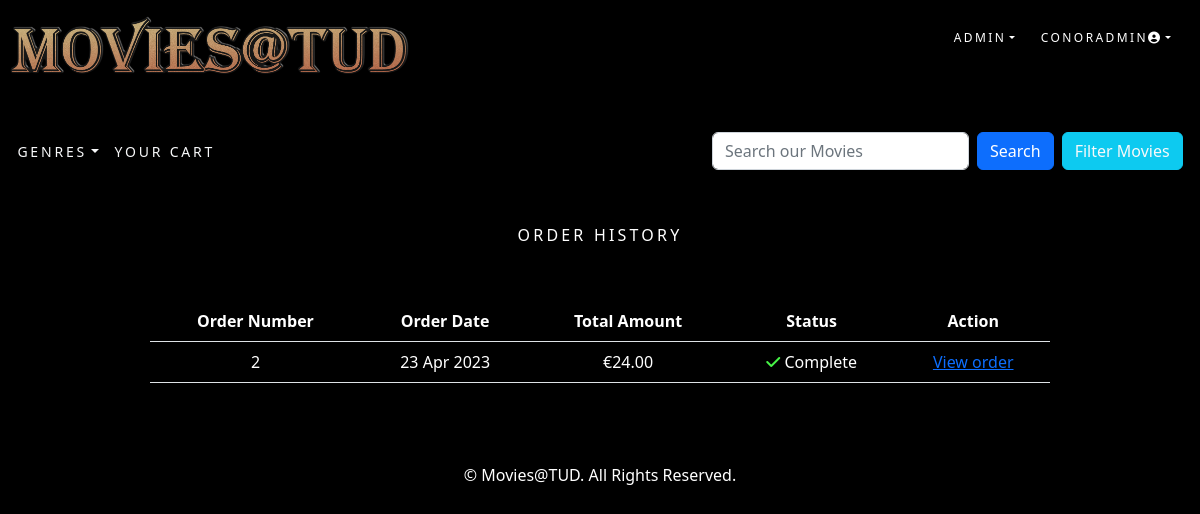
Screenshot of /order/history/ (signed in) with the database file from the repository.
### accounts/models.py (models this page shows)
class CustomUser(AbstractUser):
    age = models.PositiveIntegerField(null=True, blank=True)
    mobile = models.CharField(max_length=15, blank=True, null=True)

### order/models.py (models this page shows, shortened)
class Order(models.Model):
    token = models.CharField(max_length=250, blank=True)
    total = models.DecimalField(max_digits=10, decimal_places=2, verbose_name='Euro Order Total')
    emailAddress = models.EmailField(max_length=250, blank=True, verbose_name='Email Address')
    created = models.DateTimeField(auto_now_add=True)
    billingName = models.CharField(max_length=250, blank=True)
    billingAddress1 = models.CharField(max_length=250, blank=True)
    billingCity = models.CharField(max_length=250, blank=True)
    billingPostcode = models.CharField(max_length=10, blank=True)
    billingCountry = models.CharField(max_length=200, blank=True)
    shippingName = models.CharField(max_length=250, blank=True)
    shippingAddress1 = models.CharField(max_length=250, blank=True)
    shippingCity = models.CharField(max_length=250, blank=True)
    shippingPostcode = models.CharField(max_length=10, blank=True)
    shippingCountry = models.CharField(max_length=200, blank=True)
    voucher = models.ForeignKey(Voucher,
                                related_name='orders',
                                null=True,
                                blank=True,
                                on_delete=models.SET_NULL)
    discount = models.IntegerField(default = 0,
                                validators=[MinValueValidator(0),
                                MaxValueValidator(100)])
    class Meta:
        db_table = 'Order'
        ordering = ['-created']

### order/views.py (the view)
# urls.py: path('history/', views.orderHistory.as_view(), name='order_history'),
class orderHistory(LoginRequiredMixin, View):
    def get(self, request):
        if request.user.is_authenticated:
            email = str(request.user.email)
            order_details = Order.objects.filter(emailAddress=email)
        return render(request, 'order/orders_list.html', {'order_details': order_details})

### accounts/templatetags/auth_extras.py (called while the page is built)
@register.filter(name='has_group')
def has_group(user, group_name):
    group = Group.objects.get(name=group_name)
    return True if group in user.groups.all() else False

### cart/context_processors.py (called while the page is built)
def counter(request):
    item_count = 0
    if 'admin' in request.path:
        return {}
    else:
        try:
            cart = Cart.objects.filter(cart_id=_cart_id(request))
            cart_items = MovieCartItem.objects.all().filter(cart=cart[:1])
            for cart_item in cart_items:
                item_count += cart_item.numSeats
            cart_items = ExtraCartItem.objects.all().filter(cart=cart[:1])
            for cart_item in cart_items:
                item_count += cart_item.quantity
        except Cart.DoesNotExist:
            item_count = 0
    return {'item_count':item_count}

### cart/views.py (called while the page is built)
def _cart_id(request):
    cart = request.session.session_key
    if not cart:
        cart = request.session.create()
    return cart

### cinema/context_processors.py (called while the page is built)
def menu_links(request):
    links = Category.objects.all()
    return {'links':links}

### cinema/models.py (called while the page is built)
    def get_absolute_url(self):
        return reverse('cinema:products_by_category', args=[self.id])

### order/templates/order/orders_list.html (shortened to what this page needs)
{% extends "base.html" %}
{% load static %}
{% block content %}
<div class="text-white" style="width: 75%; margin: 0 auto;">
    <div class="text-center text-white">
        <br><br>
        <h1 class="text-center my_title">Order History</h1>
        <br>
        {% if order_details %}
        <table class="table table-striped text-white">
            <thead class="text-white">
                <tr class="text-white">
                    <th>Order Number</th>
                    <th>Order Date</th>
                    <th>Total Amount</th>
                    <th>Status</th>
                    <th>Action</th>
                </tr>
                <br>
            </thead>
            <tbody class="text-white">
                {% for order in order_details %}
                <tr class="text-white">
                    <td class="text-white">{{ order.id }}</td>
                    <td class="text-white">{{ order.created|date:"d M Y" }}</td>
                    <td class="text-white">€{{ order.total }}</td>
                    <td class="text-white"><i class="fas fa-check" style="color: rgb(71, 245, 71);"></i>&nbsp;Complete</td>
                    <td class="text-white"><a href="{% url 'order:order_detail' order.id %}">View order</a></td>
                </tr>
                {% endfor %}
            </tbody>
        </table>
        {% else %}
        <p>You have not placed any orders yet.<br><br><a href="{% url 'cinema:all_products' %}"
                class="btn btn-secondary">Continue shopping</a></p>
        {% endif %}
    </div>
</div>
<br>
<br>
{% endblock %}

### cinema/templates/top-navbar.html (shortened to what this page needs)
{% load static %}
{% load auth_extras %}
<div class="my_custom_menu bg-black">
    <div class="my_logo text-align left mt-3 mb-5">
        <a href="{% url 'cinema:all_products' %}"><img src="{% static 'images/Logo.png' %}" width="400" height="60" alt="Logo"></a>
    </div>
    <ul class="mt-4">
        {% if user.is_authenticated %}
            {% if user|has_group:"Admin" %}
                <li>
                    <a href="#" class="dropdown-toggle" data-bs-toggle="dropdown" aria-haspopup="true" aria-expanded="false">ADMIN</a>
                </li>
                <li>
                    <a href="#" class="dropdown-toggle" data-bs-toggle="dropdown" aria-haspopup="true" aria-expanded="false">{{ user.username }}<i class="fas fa-user-circle"></i></a>
                </li>
            {% endif %}
        {% endif %}
    </ul>
</div>

### static/css/custom.css (style rules this page uses)
.my_title { font-size: 16px; text-transform: uppercase; letter-spacing: .2em; }
.my_custom_menu { text-align: right !important; display: flex; justify-content: space-between; margin-left: -3% !important; margin-right: -3% !important; }
.my_custom_menu ul { background-color: black; }
.my_custom_menu ul li { list-style: none; color: white; text-transform: uppercase; letter-spacing: .2em; font-size: 12px; padding-right: 20px; display: inline; }
.my_custom_menu ul li a { text-decoration: none; color: white; list-style: none; text-transform: uppercase; letter-spacing: .2em; font-size: 12px; }
.my_logo { display: flex; }

### cinema/templates/base.html (style rules this page uses)
body { background-color: black; color: white; }

### rows the page displays
CustomUser: username "CONORADMIN"
Order: id "2", created "23 Apr 2023", total "24.00"
